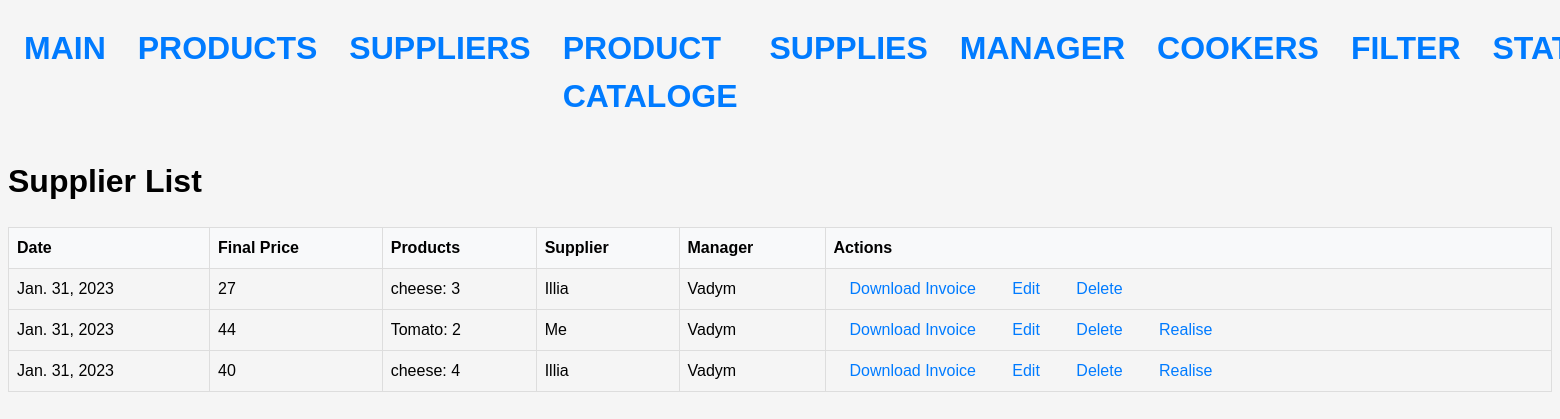
Before: /supplies/ with the older database file.
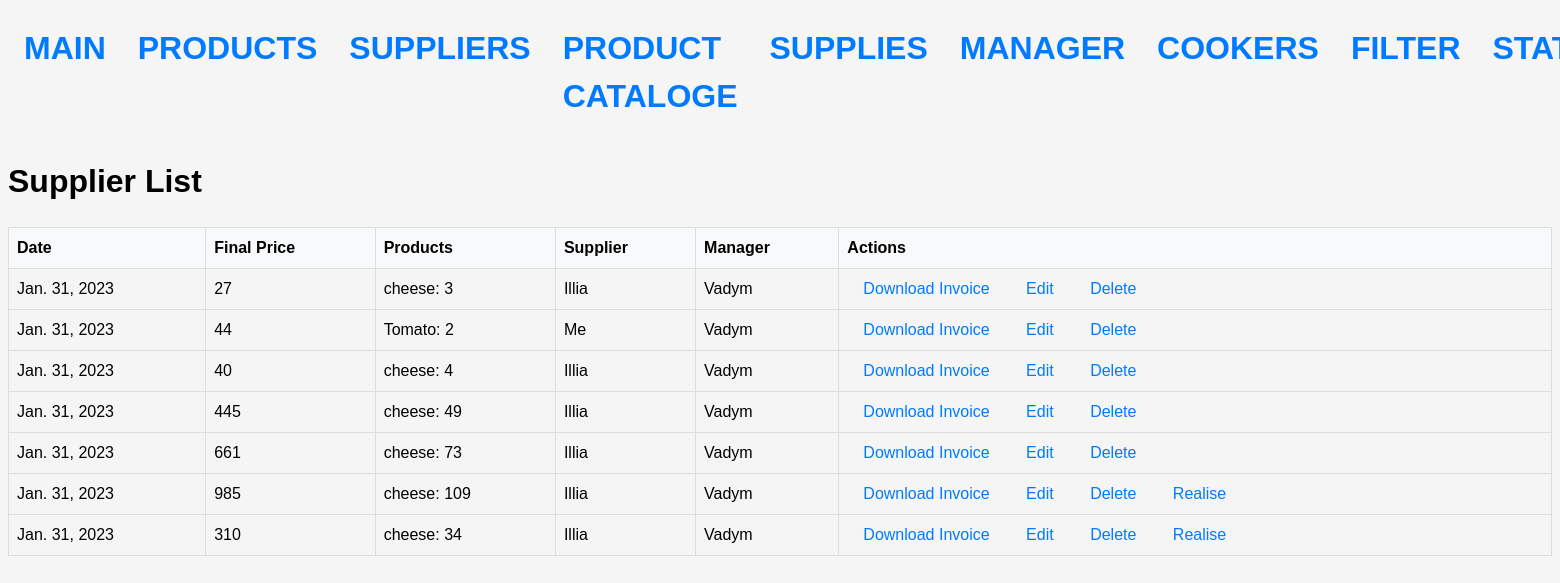
After: the same page with the newer database file.
### stock/models.py (models this page shows, shortened)
class Supplies(Model):
    create_at = models.DateField(auto_now=True)
    final_price = models.IntegerField()
    realised = models.BooleanField(default=False)
    supplier = models.ForeignKey(Supplier, on_delete=models.SET_NULL, null=True)
    manager = models.ForeignKey(Manager, on_delete=models.SET_NULL, null=True)
    @property
    def products(self):
        return SuppliedProduct.objects.filter(suplie=self)

class SuppliedProduct(Model):
    product = models.ForeignKey(SupplierProduct, on_delete=models.CASCADE)
    amount = models.PositiveIntegerField()
    suplie = models.ForeignKey("Supplies", null=True, on_delete=models.CASCADE)
    @property
    def name(self):
        return f"{self.product.product.name}: {self.amount}"

class SupplierProduct(Model):
    product = models.ForeignKey(Product, on_delete=models.CASCADE, null=True)
    supplier = models.ForeignKey(Supplier, on_delete=models.CASCADE, null=True)
    price = models.FloatField()

class Product(Model):
    name = models.CharField(max_length=64)
    term = models.IntegerField()
    measure = models.ForeignKey(Measure, on_delete=models.CASCADE)

class Supplier(Model):
    name = models.CharField(max_length=64)
    phone = models.CharField(max_length=24)
    email = models.CharField(max_length=64)
    address = models.CharField(max_length=128)
    iban = models.IntegerField()
    rating = models.IntegerField(validators=[MaxValueValidator(5)])
    payment_method = models.ForeignKey(Payment, on_delete=models.SET_NULL, null=True)
    delivery_method = models.ForeignKey(Delivery, on_delete=models.SET_NULL, null=True)
    def __str__(self):
        return self.name

class Manager(Model):
    first_name = models.CharField(max_length=64)
    last_name = models.CharField(max_length=64)
    surname = models.CharField(max_length=64)
    phone = models.CharField(max_length=24)

### stock/views.py (the view)
# urls.py: path('supplies/', SuppliesListView.as_view(), name='supplies'),
class SuppliesListView(ListView):
    model = Supplies
    template_name = 'supplies/supplies_list.html'
    context_object_name = 'supplies'

### templates/supplies/supplies_list.html
{% extends 'base.html' %}
{% block content %}
  <h1>Supplier List</h1>
    <table>
        <thead>
          <tr>
            <th>Date</th>
            <th>Final Price</th>
            <th>Products</th>
            <th>Supplier</th>
            <th>Manager</th>
            <th>Actions</th>
          </tr>
        </thead>
        <tbody>
          {% for supply in supplies %}
          <tr>
            <td>{{ supply.create_at }}</td>
            <td>{{ supply.final_price }}</td>
            <td>
              {% for product in supply.products %}
              {{ product.name }}
              {% endfor %}
            </td>
            <td>{{ supply.supplier }}</td>
            <td>{{ supply.manager.first_name }}</td>
            <td>
              <a href="{% url 'generate_invoice' supply.pk %}" class="btn btn-primary">Download Invoice</a>
              <a href="{% url 'update_supplies' supply.pk %}">Edit</a>
              <a href="{% url 'delete_supplies' supply.pk %}" >Delete</a>
                {% if not supply.realised %}
                <a href={% url 'realise_suplie' supply.pk %}>Realise</a>
                {% endif %}
            </td>
          </tr>
          {% endfor %}
        </tbody>
      </table>
  {%endblock%}

Changed rows visible on the page:
changed Supplies "Me": no longer shows "Realise"
changed Supplies (number 3 of 7 on the later page): no longer shows "Realise"
added Supplies: create_at "Jan. 31, 2023", final_price "445", supplier "Illia", manager.first_name "Vadym"
added SuppliedProduct: name "cheese: 49", shown under "Jan. 31, 2023"
added Supplies: create_at "Jan. 31, 2023", final_price "661", supplier "Illia", manager.first_name "Vadym"
added SuppliedProduct: name "cheese: 73", shown under "Jan. 31, 2023"
added Supplies: create_at "Jan. 31, 2023", final_price "985", supplier "Illia", manager.first_name "Vadym", realised "Realise"
added SuppliedProduct: name "cheese: 109", shown under "Jan. 31, 2023"
added Supplies: create_at "Jan. 31, 2023", final_price "310", supplier "Illia", manager.first_name "Vadym", realised "Realise"
added SuppliedProduct: name "cheese: 34", shown under "Jan. 31, 2023"
